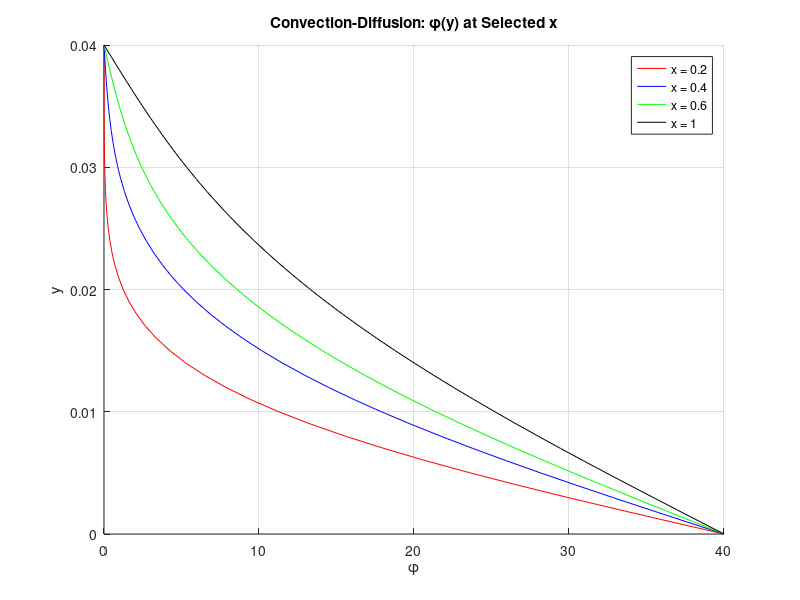

Recreate this plot in MATLAB.
clc; clear; close all

% Domain
L = 1.0;
h = 0.04;
Nx = 501;%501
Ny = 41;%41

dx = L / (Nx - 1);
dy = h / (Ny - 1);
x = linspace(0, L, Nx);
y = linspace(0, h, Ny);

% Physical properties
u = 1;                 
nu = 0.000217;

% Initialize field
phi = zeros(Ny, Nx);

% Boundary conditions
% phi(1,:) = 0;      % Top wall
phi(end,:) = 40;     % Bottom wall
phi(2:end,1) = 0;   % left wall inlet (all zero)
% phi(1,1) = 8;      % Inlet bottom edge energized
disp(phi)

% Marching in x-direction
for i = 1:Nx-1
    for j = 2:Ny-1
        % Diffusion in y-direction
        phi_yy = (phi(j+1,i) - 2*phi(j,i) + phi(j-1,i)) / dy^2;
        phi(j,i+1) = phi(j,i) + dx/u * nu * phi_yy;
    end

    % Reapply wall BCs
    phi(1,i+1) = 40;
    phi(end,i+1) = 0;
end

% Plot results at selected x locations
x_sample = [0.2, 0.4, 0.6, 1.0];
colors = 'rbgk';
figure; hold on
for k = 1:length(x_sample)
    idx = round(x_sample(k) / dx) + 1;
    plot(phi(:, idx), y, colors(k), 'DisplayName', ['x = ' num2str(x_sample(k))])
end
xlabel('\phi'); ylabel('y'); grid on
title('Convection-Diffusion: \phi(y) at Selected x')
legend show
